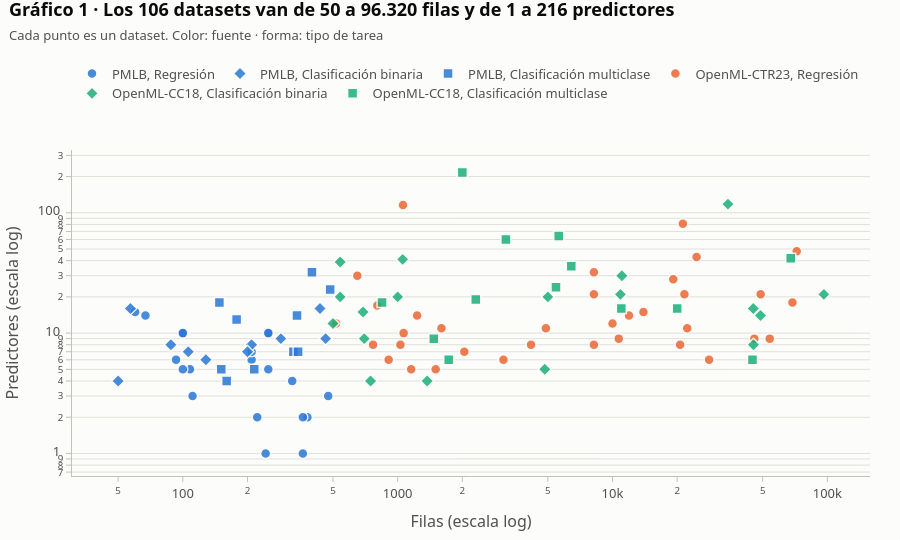

Notebook code cell kept with this figure:
### Markdown cell above
**Gráfico 1 — ¿Es la colección variada?** Para que la comparación generalice, los datasets
deben cubrir tamaños y dimensiones muy distintos. Cada punto es un dataset, situado por su
número de filas y de predictores (ambos en escala logarítmica); el color indica la fuente y la
forma el tipo de tarea.

### Code cell
datasets = pd.DataFrame(COLECCION["datasets"])
FUENTES = {"openml-cc18": "OpenML-CC18", "openml-ctr23": "OpenML-CTR23", "pmlb": "PMLB"}
TAREAS = {"regression": "Regresión", "binary classification": "Clasificación binaria",
          "multiclass classification": "Clasificación multiclase"}
datasets["fuente"] = datasets.source.map(FUENTES)
datasets = datasets.merge(METAFEATURES[["dataset", "task", "rows"]].rename(
    columns={"dataset": "name", "task": "tarea_mf", "rows": "banda_filas"}), on="name")
datasets["tarea"] = datasets.tarea_mf.map(TAREAS)

fig = px.scatter(
    datasets, x="rows", y="predictors", color="fuente", symbol="tarea",
    log_x=True, log_y=True, hover_name="name",
    hover_data={"rows": ":,", "predictors": True, "fuente": True, "tarea": True},
    color_discrete_sequence=[AZUL, NARANJA, AQUA],
    symbol_sequence=["circle", "diamond", "square"],
    labels={"rows": "Filas (escala log)", "predictors": "Predictores (escala log)",
            "fuente": "Fuente", "tarea": "Tarea"},
)
fig.update_traces(marker=dict(size=10, opacity=0.85, line=dict(width=1.5, color=FONDO)))
estilo(fig, f"Gráfico 1 · Los {len(datasets)} datasets van de {datasets.rows.min():,} a "
            f"{datasets.rows.max():,} filas y de {datasets.predictors.min()} a "
            f"{datasets.predictors.max()} predictores".replace(",", "."),
       "Cada punto es un dataset. Color: fuente · forma: tipo de tarea", alto=540).show()

### Figure 1 — Plotly figure (JSON) as saved in the notebook; plotly's stock layout.template omitted (floating-point values rounded to 4 significant figures)
{"data": [{"customdata": [["PMLB", "Regresión"], ["PMLB", "Regresión"], ["PMLB", "Regresión"], ["PMLB", "Regresión"], ["PMLB", "Regresión"], ["PMLB", "Regresión"], ["PMLB", "Regresión"], ["PMLB", "Regresión"], ["PMLB", "Regresión"], ["PMLB", "Regresión"], ["PMLB", "Regresión"], ["PMLB", "Regresión"], ["PMLB", "Regresión"], ["PMLB", "Regresión"], ["PMLB", "Regresión"], ["PMLB", "Regresión"], ["PMLB", "Regresión"], ["PMLB", "Regresión"], ["PMLB", "Regresión"], ["PMLB", "Regresión"]], "hovertemplate": "<b>%{hovertext}</b><br><br>Fuente=%{customdata[0]}<br>Tarea=%{customdata[1]}<br>Filas (escala log)=%{x:,}<br>Predictores (escala log)=%{y}<extra></extra>", "hovertext": ["210_cloud", "230_machine_cpu", "519_vinnie", "527_analcatdata_election2000", "542_pollution", "557_analcatdata_apnea1", "561_cpu", "591_fri_c1_100_10", "602_fri_c3_250_10", "611_fri_c3_100_5", "613_fri_c3_250_5", "634_fri_c2_100_10", "657_fri_c2_250_10", "678_visualizing_environmental", "690_visualizing_galaxy", "706_sleuth_case1202", "712_chscase_geyser1", "first_principles_supernovae_zg", "nikuradse_1", "nikuradse_2"], "legendgroup": "PMLB, Regresión", "marker": {"color": "#2a78d6", "line": {"color": "#fcfcfb", "width": 1.5}, "opacity": 0.85, "size": 10, "symbol": "circle"}, "mode": "markers", "name": "PMLB, Regresión", "orientation": "v", "showlegend": true, "type": "scatter", "x": [108, 209, 380, 67, 60, 475, 209, 100, 250, 100, 250, 100, 250, 111, 323, 93, 222, 243, 362, 362], "xaxis": "x", "y": [5, 6, 2, 14, 15, 3, 7, 10, 10, 5, 5, 10, 10, 3, 4, 6, 2, 1, 2, 1], "yaxis": "y"}, {"customdata": [["PMLB", "Clasificación binaria"], ["PMLB", "Clasificación binaria"], ["PMLB", "Clasificación binaria"], ["PMLB", "Clasificación binaria"], ["PMLB", "Clasificación binaria"], ["PMLB", "Clasificación binaria"], ["PMLB", "Clasificación binaria"], ["PMLB", "Clasificación binaria"], ["PMLB", "Clasificación binaria"], ["PMLB", "Clasificación binaria"]], "hovertemplate": "<b>%{hovertext}</b><br><br>Fuente=%{customdata[0]}<br>Tarea=%{customdata[1]}<br>Filas (escala log)=%{x:,}<br>Predictores (escala log)=%{y}<extra></extra>", "hovertext": ["analcatdata_aids", "appendicitis", "biomed", "breast_cancer", "congressional_voting_records", "labor", "mux6", "postoperative_patient_data", "prnn_crabs", "saheart"], "legendgroup": "PMLB, Clasificación binaria", "marker": {"color": "#2a78d6", "line": {"color": "#fcfcfb", "width": 1.5}, "opacity": 0.85, "size": 10, "symbol": "diamond"}, "mode": "markers", "name": "PMLB, Clasificación binaria", "orientation": "v", "showlegend": true, "type": "scatter", "x": [50, 106, 209, 286, 435, 57, 128, 88, 200, 462], "xaxis": "x", "y": [4, 7, 8, 9, 16, 16, 6, 8, 7, 9], "yaxis": "y"}, {"customdata": [["PMLB", "Clasificación multiclase"], ["PMLB", "Clasificación multiclase"], ["PMLB", "Clasificación multiclase"], ["PMLB", "Clasificación multiclase"], ["PMLB", "Clasificación multiclase"], ["PMLB", "Clasificación multiclase"], ["PMLB", "Clasificación multiclase"], ["PMLB", "Clasificación multiclase"], ["PMLB", "Clasificación multiclase"], ["PMLB", "Clasificación multiclase"]], "hovertemplate": "<b>%{hovertext}</b><br><br>Fuente=%{customdata[0]}<br>Tarea=%{customdata[1]}<br>Filas (escala log)=%{x:,}<br>Predictores (escala log)=%{y}<extra></extra>", "hovertext": ["calendarDOW", "collins", "ecoli", "hayes_roth", "lymphography", "new_thyroid", "penguins", "schizo", "tae", "wine_recognition"], "legendgroup": "PMLB, Clasificación multiclase", "marker": {"color": "#2a78d6", "line": {"color": "#fcfcfb", "width": 1.5}, "opacity": 0.85, "size": 10, "symbol": "square"}, "mode": "markers", "name": "PMLB, Clasificación multiclase", "orientation": "v", "showlegend": true, "type": "scatter", "x": [399, 485, 327, 160, 148, 215, 344, 340, 151, 178], "xaxis": "x", "y": [32, 23, 7, 4, 18, 5, 7, 14, 5, 13], "yaxis": "y"}, {"customdata": [["OpenML-CTR23", "Regresión"], ["OpenML-CTR23", "Regresión"], ["OpenML-CTR23", "Regresión"], ["OpenML-CTR23", "Regresión"], ["OpenML-CTR23", "Regresión"], ["OpenML-CTR23", "Regresión"], ["OpenML-CTR23", "Regresión"], ["OpenML-CTR23", "Regresión"], ["OpenML-CTR23", "Regresión"], ["OpenML-CTR23", "Regresión"], ["OpenML-CTR23", "Regresión"], ["OpenML-CTR23", "Regresión"], ["OpenML-CTR23", "Regresión"], ["OpenML-CTR23", "Regresión"], ["OpenML-CTR23", "Regresión"], ["OpenML-CTR23", "Regresión"], ["OpenML-CTR23", "Regresión"], ["OpenML-CTR23", "Regresión"], ["OpenML-CTR23", "Regresión"], ["OpenML-CTR23", "Regresión"], ["OpenML-CTR23", "Regresión"], ["OpenML-CTR23", "Regresión"], ["OpenML-CTR23", "Regresión"], ["OpenML-CTR23", "Regresión"], ["OpenML-CTR23", "Regresión"], ["OpenML-CTR23", "Regresión"], ["OpenML-CTR23", "Regresión"], ["OpenML-CTR23", "Regresión"], ["OpenML-CTR23", "Regresión"], ["OpenML-CTR23", "Regresión"], ["OpenML-CTR23", "Regresión"], ["OpenML-CTR23", "Regresión"], ["OpenML-CTR23", "Regresión"], ["OpenML-CTR23", "Regresión"], ["OpenML-CTR23", "Regresión"]], "hovertemplate": "<b>%{hovertext}</b><br><br>Fuente=%{customdata[0]}<br>Tarea=%{customdata[1]}<br>Filas (escala log)=%{x:,}<br>Predictores (escala log)=%{y}<extra></extra>", "hovertext": ["Moneyball", "QSAR_fish_toxicity", "abalone", "airfoil_self_noise", "auction_verification", "brazilian_houses", "california_housing", "cars", "concrete_compressive_strength", "cps88wages", "cpu_activity", "diamonds", "energy_efficiency", "fifa", "forest_fires", "fps_benchmark", "geographical_origin_of_music", "grid_stability", "health_insurance", "kin8nm", "kings_county", "miami_housing", "naval_propulsion_plant", "physiochemical_protein", "pumadyn32nh", "red_wine", "sarcos", "socmob", "solar_flare", "space_ga", "student_performance_por", "superconductivity", "video_transcoding", "wave_energy", "white_wine"], "legendgroup": "OpenML-CTR23, Regresión", "marker": {"color": "#eb6834", "line": {"color": "#fcfcfb", "width": 1.5}, "opacity": 0.85, "size": 10, "symbol": "circle"}, "mode": "markers", "name": "OpenML-CTR23, Regresión", "orientation": "v", "showlegend": true, "type": "scatter", "x": [1232, 908, 4177, 1503, 2043, 10692, 20640, 804, 1030, 28155, 8192, 53940, 768, 19178, 517, 24624, 1059, 10000, 22272, 8192, 21613, 13932, 11934, 45730, 8192, 1599, 48933, 1156, 1066, 3107, 649, 21263, 68784, 72000, 4898], "xaxis": "x", "y": [14, 6, 8, 5, 7, 9, 8, 17, 8, 6, 21, 9, 8, 28, 12, 43, 116, 12, 11, 8, 21, 15, 14, 9, 32, 11, 21, 5, 10, 6, 30, 81, 18, 48, 11], "yaxis": "y"}, {"customdata": [["OpenML-CC18", "Clasificación binaria"], ["OpenML-CC18", "Clasificación binaria"], ["OpenML-CC18", "Clasificación binaria"], ["OpenML-CC18", "Clasificación binaria"], ["OpenML-CC18", "Clasificación binaria"], ["OpenML-CC18", "Clasificación binaria"], ["OpenML-CC18", "Clasificación binaria"], ["OpenML-CC18", "Clasificación binaria"], ["OpenML-CC18", "Clasificación binaria"], ["OpenML-CC18", "Clasificación binaria"], ["OpenML-CC18", "Clasificación binaria"], ["OpenML-CC18", "Clasificación binaria"], ["OpenML-CC18", "Clasificación binaria"], ["OpenML-CC18", "Clasificación binaria"], ["OpenML-CC18", "Clasificación binaria"], ["OpenML-CC18", "Clasificación binaria"], ["OpenML-CC18", "Clasificación binaria"], ["OpenML-CC18", "Clasificación binaria"]], "hovertemplate": "<b>%{hovertext}</b><br><br>Fuente=%{customdata[0]}<br>Tarea=%{customdata[1]}<br>Filas (escala log)=%{x:,}<br>Predictores (escala log)=%{y}<extra></extra>", "hovertext": ["PhishingWebsites", "adult", "bank-marketing", "banknote-authentication", "blood-transfusion-service-center", "breast-w", "churn", "climate-model-simulation-crashes", "credit-approval", "credit-g", "cylinder-bands", "dresses-sales", "electricity", "jm1", "nomao", "numerai28.6", "qsar-biodeg", "wilt"], "legendgroup": "OpenML-CC18, Clasificación binaria", "marker": {"color": "#1baf7a", "line": {"color": "#fcfcfb", "width": 1.5}, "opacity": 0.85, "size": 10, "symbol": "diamond"}, "mode": "markers", "name": "OpenML-CC18, Clasificación binaria", "orientation": "v", "showlegend": true, "type": "scatter", "x": [11055, 48842, 45211, 1372, 748, 699, 5000, 540, 690, 1000, 540, 500, 45312, 10885, 34465, 96320, 1055, 4839], "xaxis": "x", "y": [30, 14, 16, 4, 4, 9, 20, 20, 15, 20, 39, 12, 8, 21, 118, 21, 41, 5], "yaxis": "y"}, {"customdata": [["OpenML-CC18", "Clasificación multiclase"], ["OpenML-CC18", "Clasificación multiclase"], ["OpenML-CC18", "Clasificación multiclase"], ["OpenML-CC18", "Clasificación multiclase"], ["OpenML-CC18", "Clasificación multiclase"], ["OpenML-CC18", "Clasificación multiclase"], ["OpenML-CC18", "Clasificación multiclase"], ["OpenML-CC18", "Clasificación multiclase"], ["OpenML-CC18", "Clasificación multiclase"], ["OpenML-CC18", "Clasificación multiclase"], ["OpenML-CC18", "Clasificación multiclase"], ["OpenML-CC18", "Clasificación multiclase"], ["OpenML-CC18", "Clasificación multiclase"]], "hovertemplate": "<b>%{hovertext}</b><br><br>Fuente=%{customdata[0]}<br>Tarea=%{customdata[1]}<br>Filas (escala log)=%{x:,}<br>Predictores (escala log)=%{y}<extra></extra>", "hovertext": ["car", "cmc", "connect-4", "jungle_chess_2pcs_raw_endgame_complete", "letter", "mfeat-factors", "optdigits", "pendigits", "satimage", "segment", "splice", "vehicle", "wall-robot-navigation"], "legendgroup": "OpenML-CC18, Clasificación multiclase", "marker": {"color": "#1baf7a", "line": {"color": "#fcfcfb", "width": 1.5}, "opacity": 0.85, "size": 10, "symbol": "square"}, "mode": "markers", "name": "OpenML-CC18, Clasificación multiclase", "orientation": "v", "showlegend": true, "type": "scatter", "x": [1728, 1473, 67557, 44819, 20000, 2000, 5620, 10992, 6430, 2310, 3190, 846, 5456], "xaxis": "x", "y": [6, 9, 42, 6, 16, 216, 64, 16, 36, 19, 60, 18, 24], "yaxis": "y"}], "layout": {"font": {"color": "#0b0b0b", "family": "system-ui, -apple-system, 'Segoe UI', sans-serif", "size": 13}, "height": 540, "hoverlabel": {"bgcolor": "white", "font": {"family": "system-ui, -apple-system, 'Segoe UI', sans-serif", "size": 13}}, "legend": {"font": {"color": "#52514e"}, "orientation": "h", "title": {}, "tracegroupgap": 0, "x": 0, "y": 1.127, "yanchor": "bottom"}, "margin": {"b": 60, "l": 70, "r": 30, "t": 150}, "paper_bgcolor": "#fcfcfb", "plot_bgcolor": "#fcfcfb", "title": {"text": "<b>Gráfico 1 · Los 106 datasets van de 50 a 96.320 filas y de 1 a 216 predictores</b><br><span style='font-size:13px;color:#52514e'>Cada punto es un dataset. Color: fuente · forma: tipo de tarea</span>", "x": 0.01, "xanchor": "left", "y": 0.97, "yanchor": "top"}, "xaxis": {"anchor": "y", "domain": [0, 1], "linecolor": "#c3c2b7", "showgrid": false, "tickcolor": "#c3c2b7", "tickfont": {"color": "#52514e"}, "title": {"font": {"color": "#52514e"}, "text": "Filas (escala log)"}, "type": "log"}, "yaxis": {"anchor": "x", "domain": [0, 1], "gridcolor": "#e1e0d9", "linecolor": "#c3c2b7", "showgrid": true, "tickcolor": "#c3c2b7", "tickfont": {"color": "#52514e"}, "title": {"font": {"color": "#52514e"}, "text": "Predictores (escala log)"}, "type": "log"}}}
